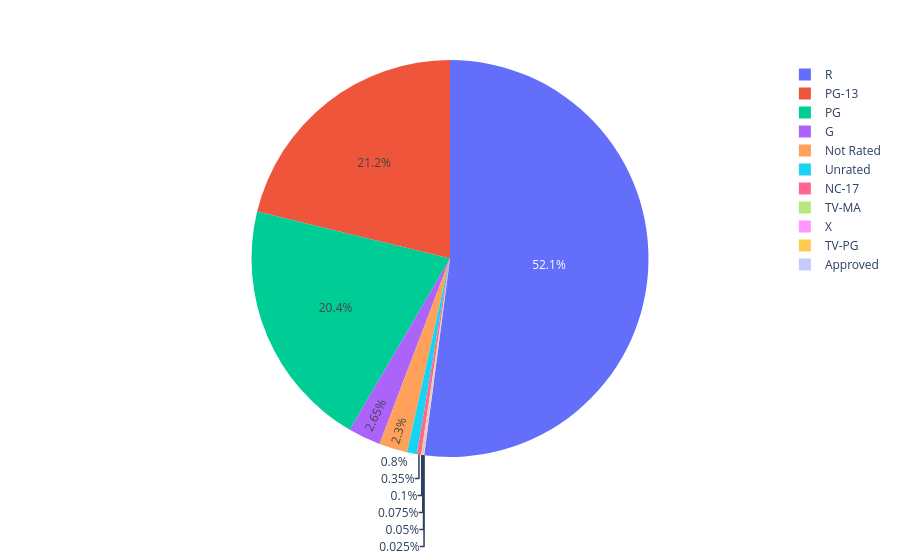

Notebook code for this chart:
### Code cell
# Creating a pie chart
ratingCount = cleanedTable.groupby("rating")["name"].count().reset_index(name="count")
fig = px.pie(ratingCount, values='count', names='rating')
fig.show()

### Figure 1 — Plotly figure (JSON) as saved in the notebook; plotly's stock layout.template omitted (floating-point values rounded to 4 significant figures)
{"data": [{"domain": {"x": [0, 1], "y": [0, 1]}, "hovertemplate": "rating=%{label}<br>count=%{value}<extra></extra>", "labels": ["Approved", "G", "NC-17", "Not Rated", "PG", "PG-13", "R", "TV-MA", "TV-PG", "Unrated", "X"], "legendgroup": "", "name": "", "showlegend": true, "type": "pie", "values": [1, 106, 14, 92, 815, 848, 2083, 4, 2, 32, 3]}], "layout": {"legend": {"tracegroupgap": 0}, "margin": {"t": 60}}}
